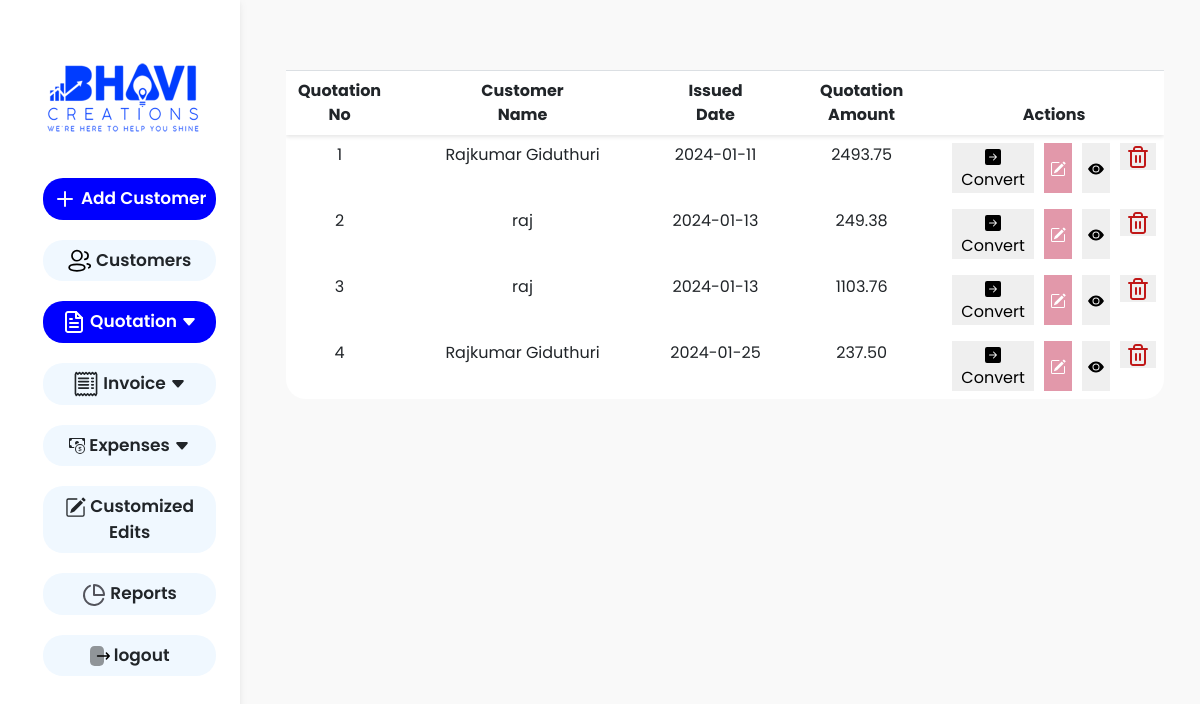
/viewquotes.php (signed in), run on the app's committed database.
### tables this page shows
CREATE TABLE `quotation` (
  `Sid` int(11) NOT NULL,
  `quotation_no` int(11) NOT NULL,
  `quotation_date` date NOT NULL,
  `Company_name` varchar(150) NOT NULL,
  `Cname` varchar(50) NOT NULL,
  `Cphone` varchar(150) NOT NULL,
  `Caddress` text NOT NULL,
  `Cmail` varchar(150) NOT NULL,
  `Cgst` varchar(150) NOT NULL,
  `Final` double(10,2) NOT NULL,
  `Gst` int(20) NOT NULL,
  `Gst_total` double(10,2) NOT NULL,
  `Grandtotal` double(10,2) NOT NULL,
  `Totalinwords` text NOT NULL,
  `Terms` text NOT NULL,
  `Note` text NOT NULL,
  `advance` double(10,2) NOT NULL,
  `balance` double(10,2) NOT NULL,
  `balancewords` text NOT NULL
);

### viewquotes.php (the view, shortened to what this page needs)
<?php
require_once('bhavidb.php');
$sql = "SELECT * FROM quotation";
$result = $conn->query($sql);
?>
<!DOCTYPE html>
<html lang="en">
<head>
    <link href="https://cdn.jsdelivr.net/npm/bootstrap@5.0.2/dist/css/bootstrap.min.css" rel="stylesheet">
    <link rel="stylesheet" href="img/style.css">
    <link rel="stylesheet" href="img/stylemi.css">
</head>
<body>
    <div class="container-fluid">
        <div class="row">
        <section class="col-lg-2">
                <nav id="sidebarMenu" class="  collapse d-lg-block sidebar collapse bg-white">
                    <div class="container-fluid">
                        <a class="navbar-brand" href="#" id="change_password"><img src="img/Bhavi-Logo-2.png" alt="" height="80px" width="200px"></a>
                        <button class="navbar-toggler" type="button" data-bs-toggle="collapse" data-bs-target="#navbarNav" aria-controls="navbarNav" aria-expanded="false" aria-label="Toggle navigation">
                            <span class="navbar-toggler-icon"></span>
                        </button>
                        <div class=" navbar-collapse  " id="navbarNav">
                            <ul class="navbar-nav " style="margin-left: 10%; text-align: center;">
                                <li class=" ">
                                    <a href="#" class="nav-link  nav-links active-link" id="add_customer"><svg xmlns="http://www.w3.org/2000/svg" width="24" height="24" viewBox="0 0 24 24" fill="none">
                                            <path d="M12 5V19" stroke="#F4F5FA" stroke-width="2" stroke-linecap="round" stroke-linejoin="round" />
                                            <path d="M5 12H19" stroke="#F4F5FA" stroke-width="2" stroke-linecap="round" stroke-linejoin="round" />
                                        </svg> Add Customer</a>
                                </li>
                                <li class="nav-item ">
                                    <a class="nav-link  nav-links text-dark" href="viewcustomers.php">
                                        Customers</a>
                                </li>
                                <li class="dropdown nav-item ">
                                    <a class="nav-link active-link nav-links" href="#">
                                        Quotation <svg xmlns="http://www.w3.org/2000/svg" width="16" height="16" fill="currentColor" class="bi bi-caret-down-fill" viewBox="0 0 16 16">
                                            <path d="M7.247 11.14 2.451 5.658C1.885 5.013 2.345 4 3.204 4h9.592a1 1 0 0 1 .753 1.659l-4.796 5.48a1 1 0 0 1-1.506 0z" />
                                        </svg></a>
                                </li>
                                <li class="dropdown nav-item ">
                                    <a class="nav-link  nav-links text-dark" href="#"> Invoice <svg xmlns="http://www.w3.org/2000/svg" width="16" height="16" fill="currentColor" class="bi bi-caret-down-fill " viewBox="0 0 16 16">
                                            <path d="M7.247 11.14 2.451 5.658C1.885 5.013 2.345 4 3.204 4h9.592a1 1 0 0 1 .753 1.659l-4.796 5.48a1 1 0 0 1-1.506 0z" />
                                        </svg></a>
                                </li>
                                <li class="dropdown nav-item ">
                                    <a class="nav-link  nav-links text-dark"  > Expenses <svg xmlns="http://www.w3.org/2000/svg" width="16" height="16" fill="currentColor" class="bi bi-caret-down-fill" viewBox="0 0 16 16">
                                            <path d="M7.247 11.14 2.451 5.658C1.885 5.013 2.345 4 3.204 4h9.592a1 1 0 0 1 .753 1.659l-4.796 5.48a1 1 0 0 1-1.506 0z" />
                                        </svg></a>
                                </li>
                                <li class="nav-item ">
                                    <a class="nav-link text-dark nav-links" href="customized_edits.php"> Customized Edits</a>
                                </li>
                                <li class="nav-item ">
                                    <a class="nav-link text-dark nav-links" href="report.php"> Reports</a>
                                </li>
                                <li class="nav-item ">
                                    <a class="nav-link text-dark nav-links " href="logout.php">
                                        logout</a>
                                </li>
                            </ul>
                        </div>
                    </div>
                </nav>
            </section>
            <section class="col-lg-10">
                <div class="container " style="margin-top: 70px;">
                    <div class="table-responsive  mango" style="max-height: 500px; max-width: 1194px; overflow-y: auto;">
                        <table class="table table-bordered viewinvoicetable">
                            <thead style="position: sticky; top: 0; z-index: 1; background-color: white;">
                                <tr>
                                    <th class="text-center">Quotation No</th>
                                    <th class="text-center"  style="  padding-right:80px; padding-left: 80px; ">Customer Name</th>
                                    <th style="  padding-right: 30px; padding-left: 30px;  ">Issued Date</th>
                                    <th style="  padding-right: 30px; padding-left: 30px;  ">Quotation Amount</th>
                                    <th style="  padding-right: 75px; padding-left: 75px;  ">Actions</th>
                                </tr>
                            </thead>
                            <tbody id="product_tbody" class="viewinvoicetable" style="border: hidden;">
                                <?php
                                while ($row = $result->fetch_assoc()) {
                                    echo "<tr style='border: hidden;'>";
                                    echo "<td style='border: hidden;'>" . $row['quotation_no'] . "</td>";
                                    echo "<td style='border: hidden;  '>" . $row['Cname'] . "</td>";
                                    echo "<td style='border: hidden;'>" . $row['quotation_date'] . "</td>";
                                    echo "<td style='border: hidden;'>" . $row['Grandtotal'] . "</td>";
                                    echo "<td style='border: hidden;'>
                                                <div class='btn-group'>
                                                    <form method='POST' action='convert.php'>
                                                        <input type='hidden' name='convert_id' value='" . $row['Sid'] . "'>
                                                        <button type='submit' class='' style='border:none;'>
                                                    Convert
                                                        </button>
                                                    </form>
                                                    <button type='submit' class='bg_color_icon' style='border:none;'>
                                                    <a class='' href='edit_quotation.php?Sid={$row['Sid']}'>
                                                  </a>
                                                </button>
                                                    <button type='submit' class='' style='border:none;'>
                                                        <a class='' href='quprint.php?Sid={$row['Sid']}'><svg xmlns='http://www.w3.org/2000/svg' width='16' height='16' fill='black' class='bi bi-eye-fill' viewBox='0 0 16 16'>
                                                        <path d='M10.5 8a2.5 2.5 0 1 1-5 0 2.5 2.5 0 0 1 5 0'/>
                                                        <path d='M0 8s3-5.5 8-5.5S16 8 16 8s-3 5.5-8 5.5S0 8 0 8m8 3.5a3.5 3.5 0 1 0 0-7 3.5 3.5 0 0 0 0 7'/>
                                                    </svg>
                                                    </a>
                                                    </button>
                                                    <form method='POST' onsubmit='return confirm(\"Are you sure you want to delete this record?\");'>
                                                        <input type='hidden' name='delete_id' value='" . $row['quotation_no'] . "'>
                                                        <button type='submit' class='' style='border:none;'><svg xmlns='http://www.w3.org/2000/svg' width='24' height='24' viewBox='0 0 24 24' fill='none'>
                                                    </svg></button>
                                                    </form>
                                                                      </div>
                                            </td>";
                                    echo "</tr>";
                                }
                                ?>
                            </tbody>
                        </table>
                    </div>
                </div>
            </section>
        </div>
    </div>
</body>
</html>

### img/stylemi.css (style rules this page uses)
* { font-family: 'Poppins', sans-serif; }
.navbar-nav { color: black; font-family: 'Poppins', sans-serif; font-weight: 600; font-size: 17px; }
table { border-collapse: collapse; width: 100%; }
th, td { border: 1px solid black; padding: 8px; text-align: left; }
th { background-color: #f2f2f2; }
.viewinvoicetable { justify-content: end; }
.viewinvoicetable th { text-align: center; border: none; }
.viewinvoicetable td { text-align: center; }
.dropdown { position: relative; display: inline-block; }
.sidebar { position: fixed; top: 0; bottom: 0; left: 0; padding: 58px 0 0; box-shadow: 0 2px 5px 0 rgb(0 0 0 / 5%), 0 2px 10px 0 rgb(0 0 0 / 5%); width: 240px; z-index: 600; }
.nav-links { background-color: aliceblue; border-radius: 20px; }
.active-link { background-color: blue; color: white; }
body { background-color: #f9f9f9; }
.nav-item { padding-top: 20px; }
@media (min-width:992px) and (max-width:1300px) { .mango { margin-left: 50px; } }
.active-link { background-color: blue; color: white !important; }
.bg_color_icon { background-color: #e298aa; }

### viewquotes.php (style rules this page uses)
.table.viewinvoicetable thead { position: sticky; top: 0; z-index: 1; background-color: #f2f2f2; box-shadow: 0 2px 4px rgba(0, 0, 0, 0.1); }
table { background-color: white; border-radius: 20px; }
.nav-item { padding-top: 20px; }

### data on the page
quotation: quotation_no "1", Cname "Rajkumar Giduthuri", quotation_date "2024-01-11", Grandtotal "2493.75"
quotation: quotation_no "2", Cname "raj", quotation_date "2024-01-13", Grandtotal "249.38"
quotation: quotation_no "3", Cname "raj", quotation_date "2024-01-13", Grandtotal "1103.76"
quotation: quotation_no "4", Cname "Rajkumar Giduthuri", quotation_date "2024-01-25", Grandtotal "237.50"
